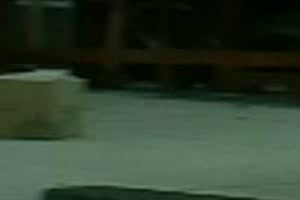
#> input picture 잡탕/robot/aother/1191.jpg, 300 x 200 px; its folder holds 4 pictures in this run
$ python hi.py
#> lines starting #> are read from the running program, lines starting #| are printed output that depends on the picture; pictures that were not available may be replaced by others from this repository, and a replacement may not be noted
import cv2
import numpy as np
import matplotlib.pylab as plt
import os
root_dir = '/home/d109master/robot/aother'
img_path_list = []
img_list=[]
possible_img_extension = ['.jpg', '.jpeg', '.JPG', '.bmp', '.png']

for (root, dirs, files) in os.walk(root_dir):
    if len(files) > 0:
        for file_name in files:
            if os.path.splitext(file_name)[1] in possible_img_extension:
                img_path = root + '/' + file_name
                # img_path = file_name

                # img_path = img_path.replace('\\', '/')
                img = cv2.imread(img_path)
#> img is the input picture: shape (200, 300, 3); mean B, G, R 44.9, 62.2, 46.2
                # img1=cv2.resize(img,(300,200),interpolation=cv2.INTER_LINEAR)
                img_list.append(img)
                print(img_path)
                img_path_list.append(img_path)

cnt=0
#> cnt = 0
a= 4
for i in img_list:
    # print(i)
    red_hsv = cv2.cvtColor(i, cv2.COLOR_BGR2HSV)
    # img = cv2.imread('box.jpg')
    channels = cv2.split(red_hsv)
    colors = ('b', 'g', 'r')
    for (ch, color) in zip (channels, colors):
        if color == 'b':
            hist = cv2.calcHist([ch], [0], None, [360], [0, 360])
            plt.figure('img_path_list[cnt]')
            plt.plot(hist, color = color)
#> red_hsv: shape (200, 300, 3); mean H, S, V 56.1, 143, 51.4
# cv2.imshow(str(img_path_list[cnt]),ch)
# if cnt == 3:
# break

cnt=cnt+1
#> cnt = 1

root_dir = '/home/d109master/robot/my_robot'
img_path_list = []
img_list=[]
possible_img_extension = ['.jpg', '.jpeg', '.JPG', '.bmp', '.png']

for (root, dirs, files) in os.walk(root_dir):
    if len(files) > 0:
        for file_name in files:
            if os.path.splitext(file_name)[1] in possible_img_extension:
                img_path = root + '/' + file_name
                # img_path = file_name

                # img_path = img_path.replace('\\', '/')
                img = cv2.imread(img_path)
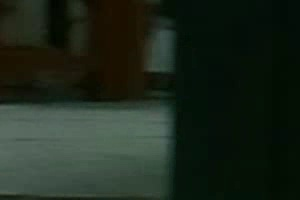
#> input picture 잡탕/robot/aother/1016.jpg, 300 x 200 px, given as the content of the folder /home/d109master/robot/my_robot, which was not available
#> img is the input picture: shape (200, 300, 3); mean B, G, R 27.5, 39.1, 28.6
                # img1=cv2.resize(img,(300,200),interpolation=cv2.INTER_LINEAR)
                img_list.append(img)
                print(img_path)
                img_path_list.append(img_path)

cnt=0
a= 4
for i in img_list:
    # print(i)
    red_hsv = cv2.cvtColor(i, cv2.COLOR_BGR2HSV)
    # img = cv2.imread('box.jpg')
    channels = cv2.split(red_hsv)
    colors = ('b', 'g', 'r')
    for (ch, color) in zip (channels, colors):
        if color == 'b':
            hist = cv2.calcHist([ch], [0], None, [360], [0, 360])
            plt.figure('img_pa1th_list[cnt]')
            plt.plot(hist, color = 'r')
#> this loop made 1 pass
#> colors on pass 1: ('b', 'g', 'r')
# cv2.imshow(str(img_path_list[cnt]),ch)
# if cnt == 3:
# break

cnt=cnt+1
plt.show()
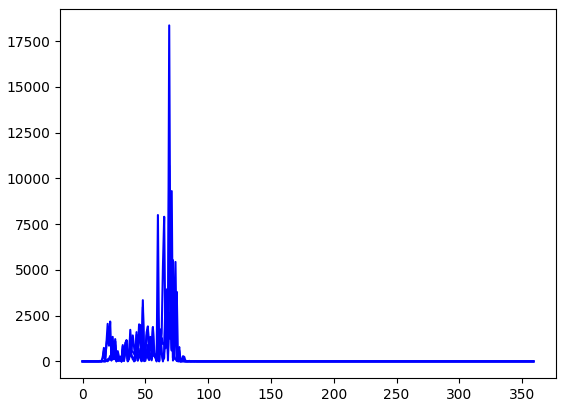
#> figure drawn by matplotlib, 1 panel; curve peaks at x = 65, y = 7903; curve peaks at x = 71, y = 9306; curve peaks at x = 69, y = 10698
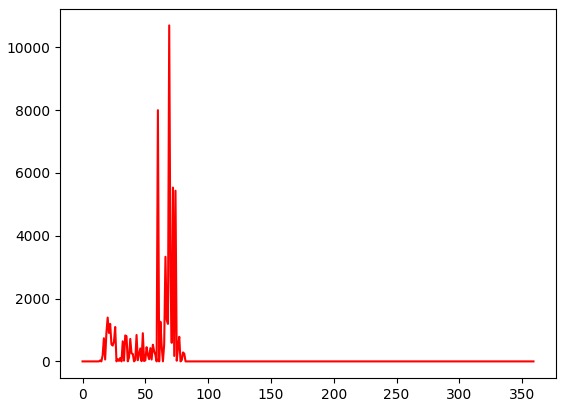
#> figure drawn by matplotlib, 1 panel; curve peaks at x = 69, y = 10698
